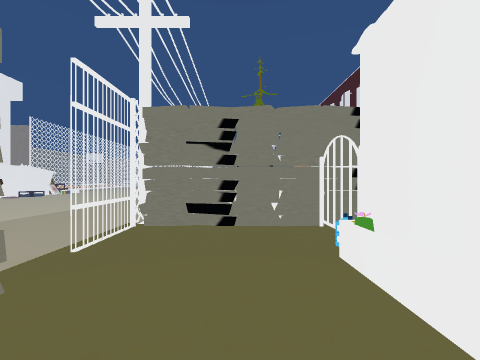
view 1 (above)

24 first-person views from a walk through a 3-D level made in the Unity game engine. The camera is 1.5 m above the floor, looks level and sees 85° across. The floor is counted in squares, 2 m on a side. Each view is taken from the middle of a square. On the plan, view 1 faces up. The plan holds only what a view shows up to about 9 squares ahead; the rest is blank. The place goes on beyond the plan. The player character is not drawn. Door leaves are left out, so doorways stand open. Some surface patterns are stand-ins.

view 2
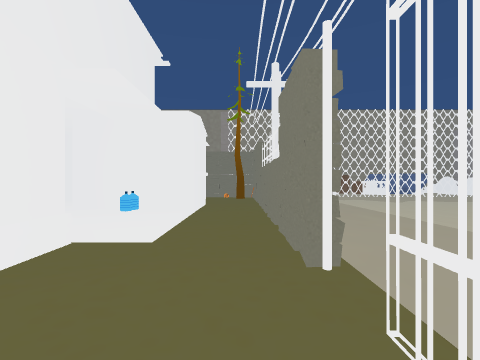

view 3
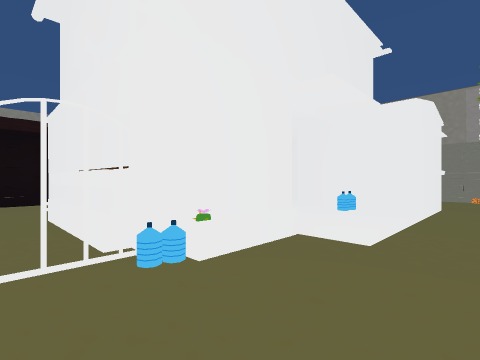

view 4
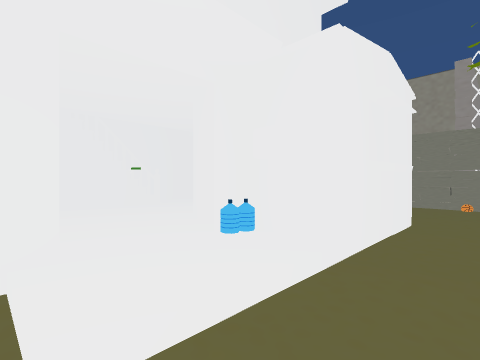

view 5
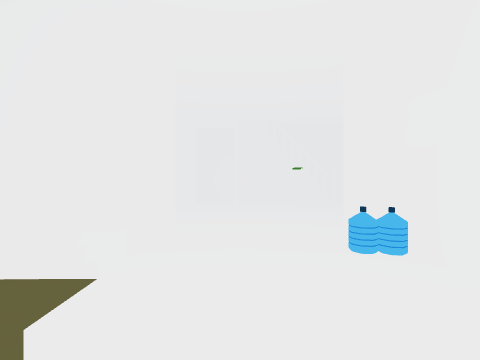

view 6
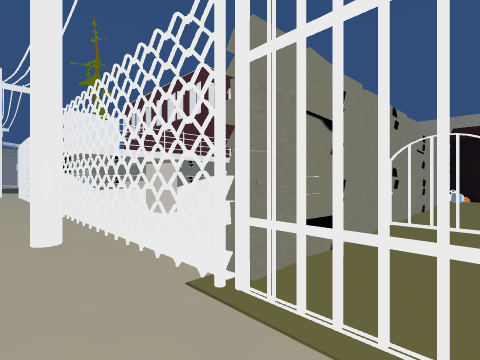

view 7
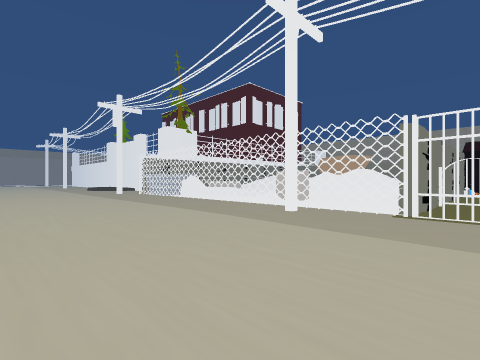

view 8
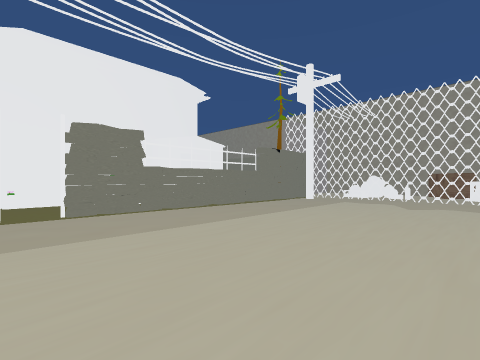

view 9
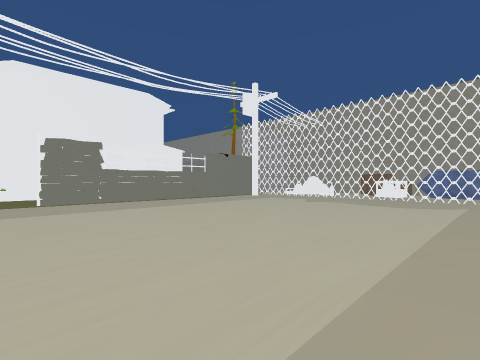

view 10
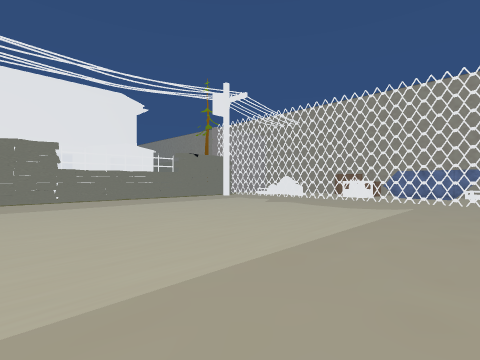

view 11
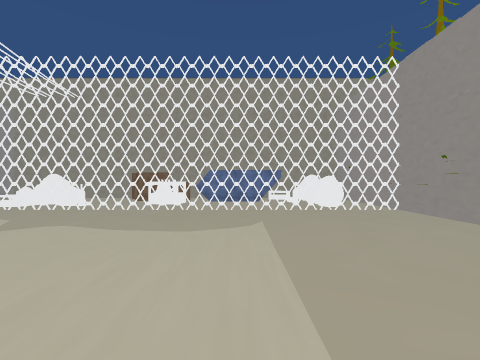

view 12
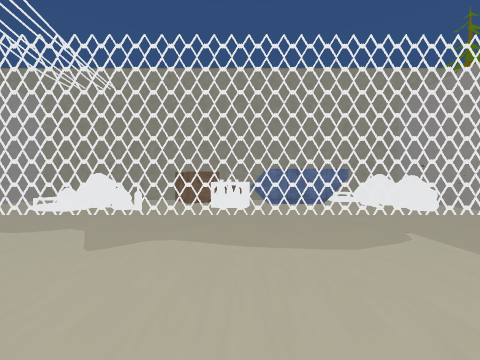

view 13
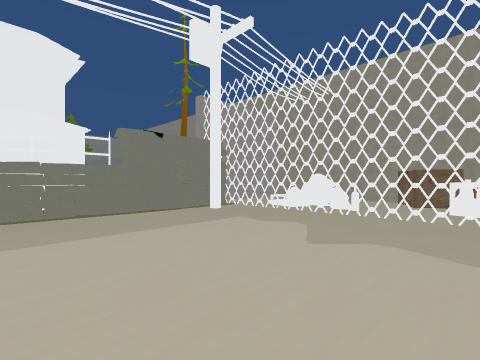

view 14
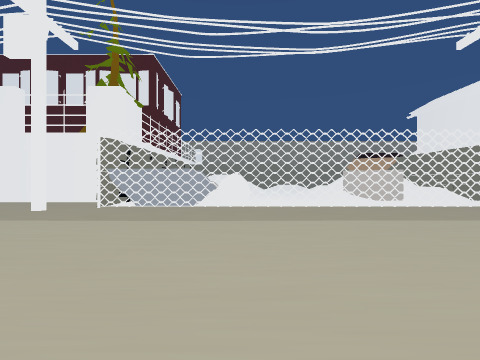

view 15
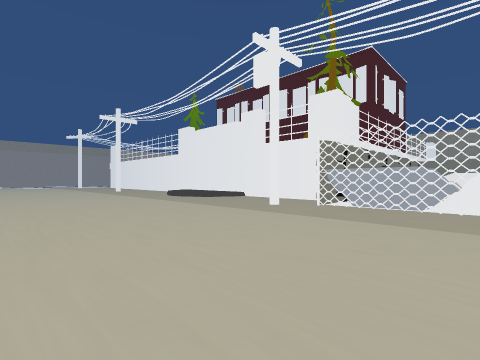

view 16
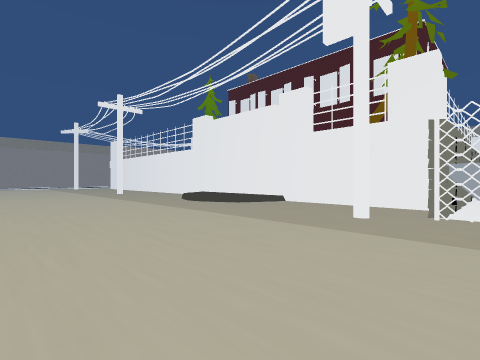

view 17
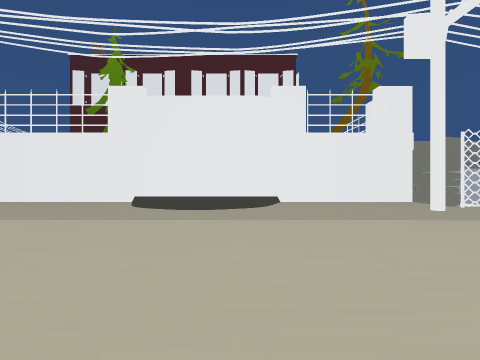

view 18
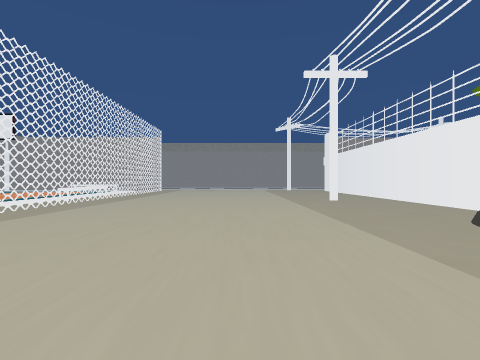

view 19
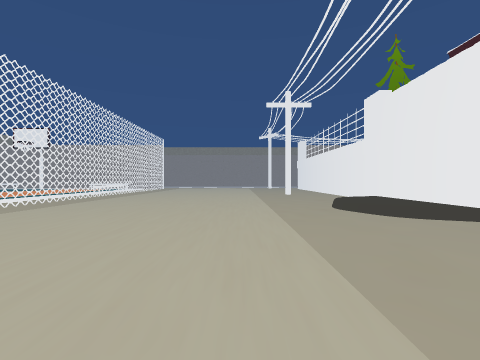

view 20
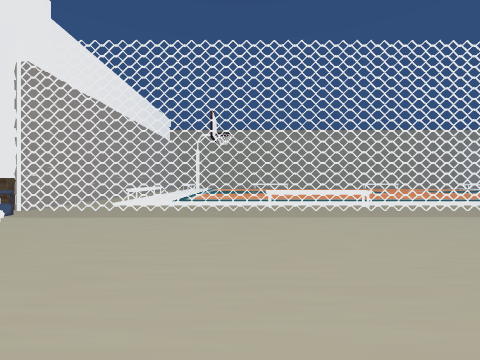

view 21
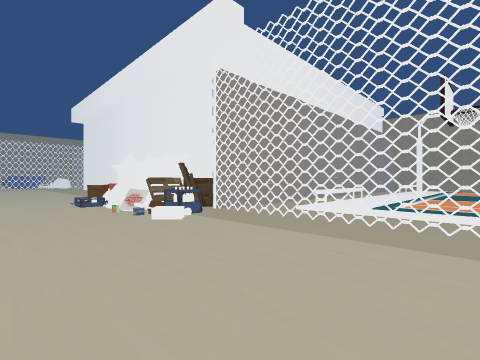

view 22
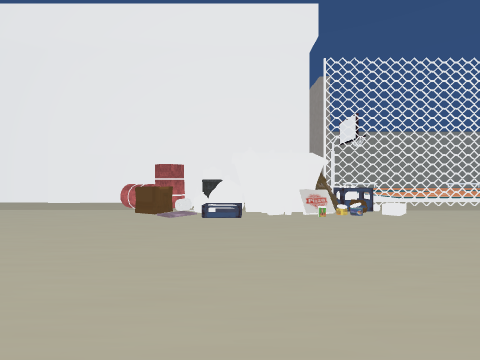

view 23
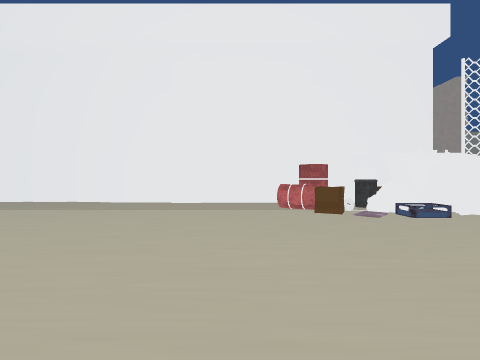

view 24
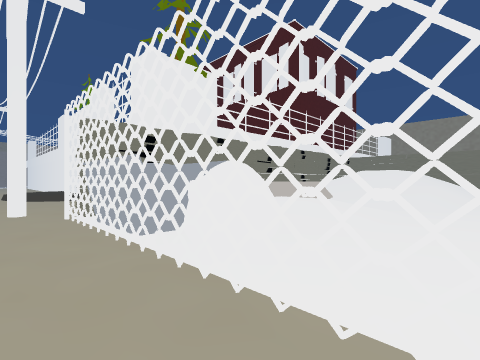

### Floor plan
Key: @ floor where view 1 was taken; # wall or solid block; x gap in a wall; . main floor; : floor 0.25 m higher than the main floor; + floor 0.5 m higher than the main floor; * floor 0.75 m higher than the main floor; % floor 1 m higher than the main floor; / step, stairs or slope; D open door; = window, fence, low wall or low ledge; ^ raised ledge; T thing the floor can be seen under or through; O other object.
Columns run from 16 left of view 1 to 9 right of it. Each row starts with its distance up from view 1.
 30     x...........#
 29    :#...........#
 28   ::#...........#
 27   ::#...........#
 26   ::x..........:#
 25   ::x.........::#
 24   ::x.........::#
 23   ::^.........::#
 22   ::^...........#
 21   ::^...........#
 20  :::x...........#
 19  :::#...........#
 18  :::x........#..#
 17  :::#..........#####
 16 ^^^.x..........#
 15   ###.#........#  ^^ +#
 14    ####........x^*^^ +#
 13    ###O........##++:.+%^^
 12    # ##/.............:***
 11    # ##................
 10    # #^..........
  9    #.^..........##
  8    #............##
  7    #..........#.+##
  6    #............+%#
  5    #..........#########
  4    #..........O..O......O#
  3    #..........O.OO#####..O
  2    #..........D..OO O##
  1    #..........#..#:::##
  0    #..........#.@D:::##
 -1     ..........#.#O#:::#
 -2     ..........#.#O :::#
 -3     ..........#.#   ::#
 -4    ...........#.#   ###
 -5    ...........#..
 -6   #...........#..
 -7   #...........#O..
 -8   #TTTxTTTxO######
 -9   ##O...##.###
-10    ########=#

Positions as (right, up) in squares from view 1, and headings:
1: (0, 0), facing up
2: (-1, 4), facing down
3: (-1, 4), facing down-right
4: (-1, 1), facing down-right
5: (-1, 0), facing right
6: (-3, 3), facing up-right
7: (-8, 3), facing up-right
8: (-8, 3), facing down-right
9: (-11, 3), facing down-right
10: (-12, 2), facing down-right
11: (-10, -1), facing down
12: (-8, -2), facing down
13: (-8, -2), facing down-right
14: (-9, 13), facing right
15: (-9, 13), facing up-right
16: (-8, 16), facing up-right
17: (-9, 23), facing right
18: (-6, 21), facing up
19: (-5, 17), facing up
20: (-5, 20), facing left
21: (-7, 20), facing down-left
22: (-4, 12), facing left
23: (-4, 8), facing left
24: (-3, 11), facing up-right
